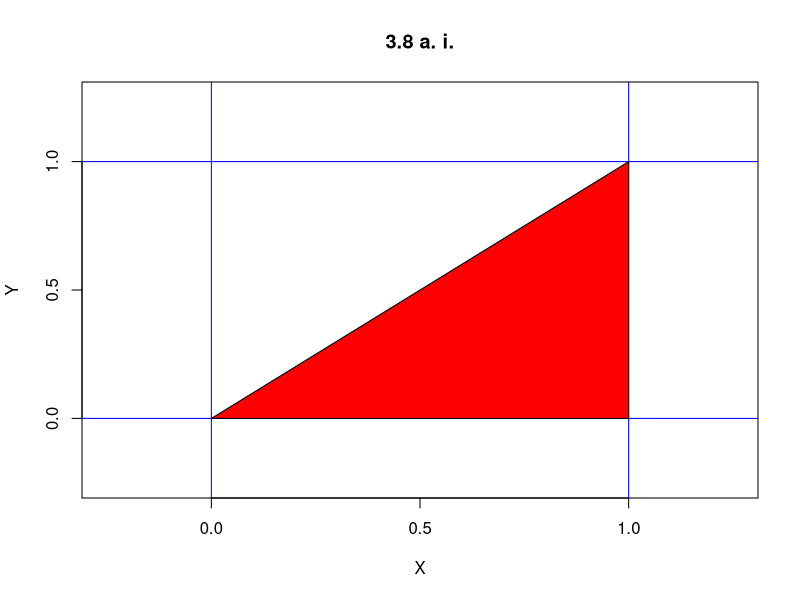
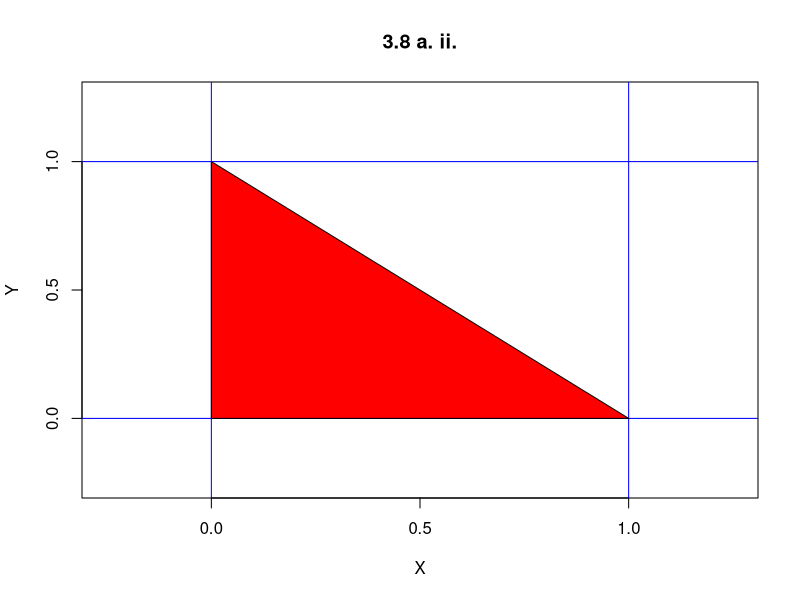
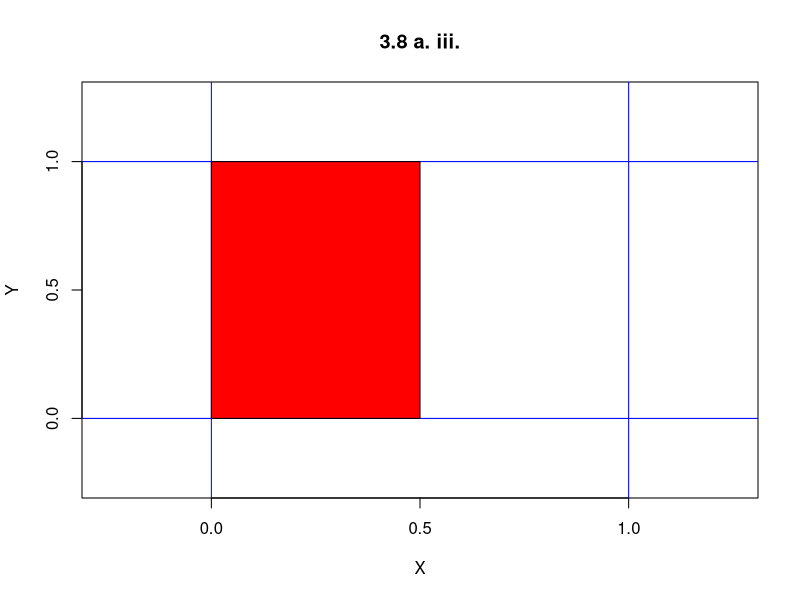
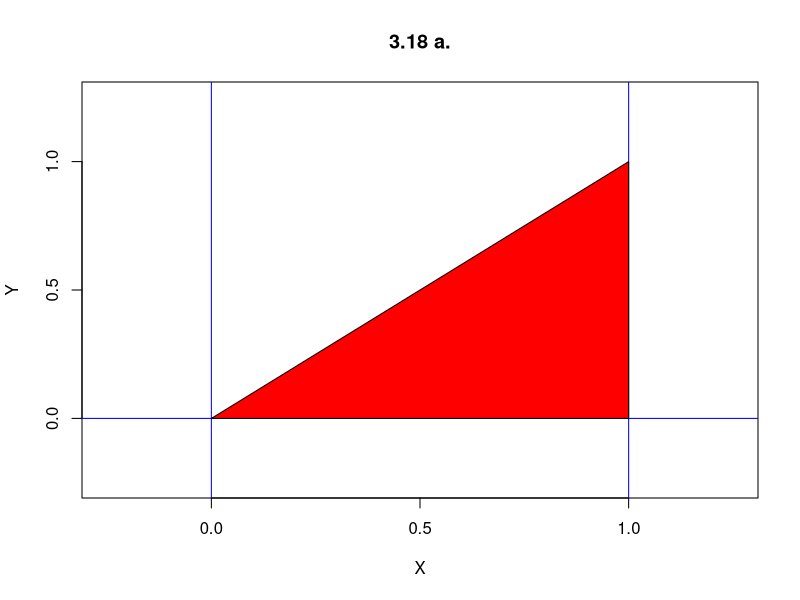

The R source for these figures, in order:
###
# Jimmy Hickey
# 2019-07-1
# ST501
# Plotting practice for homework 6
###


# 3.8 a. i.

plot(1, type="n", xlab="X", ylab="Y", xlim=c(-0.25, 1.25), ylim=c(-0.25, 1.25), main = "3.8 a. i.")
x_1 = abline(v = 1, col = "#0000ff")
y_1 = abline(h = 1, col = "#0000ff")
x_0 = abline(v = 0, col = "#0000ff")
y_0 = abline(h = 0, col = "#0000ff")

polygon(x = c(0 , 1, 1),
        y = c(0, 1, 0),
        col = "#ff0000")


# 3.8 a. ii.

plot(1, type="n", xlab="X", ylab="Y", xlim=c(-0.25, 1.25), ylim=c(-0.25, 1.25), main = "3.8 a. ii.")
x_1 = abline(v = 1, col = "#0000ff")
y_1 = abline(h = 1, col = "#0000ff")
x_0 = abline(v = 0, col = "#0000ff")
y_0 = abline(h = 0, col = "#0000ff")

polygon(x = c(0 , 0, 1),
        y = c(0, 1, 0),
        col = "#ff0000")

# 3.8 a. iii. 

plot(1, type="n", xlab="X", ylab="Y", xlim=c(-0.25, 1.25), ylim=c(-0.25, 1.25), main = "3.8 a. iii.")
x_1 = abline(v = 1, col = "#0000ff")
y_1 = abline(h = 1, col = "#0000ff")
x_0 = abline(v = 0, col = "#0000ff")
y_0 = abline(h = 0, col = "#0000ff")

polygon(x = c(0 , 0, 1/2, 1/2),
        y = c(0, 1, 1, 0),
        col = "#ff0000")


# 3.18 a. i.

plot(1, type="n", xlab="X", ylab="Y", xlim=c(-0.25, 1.25), ylim=c(-0.25, 1.25), main = "3.18 a.")
x_1 = abline(v = 1, col = "#0000ff")
x_0 = abline(v = 0, col = "#0000ff")
y_0 = abline(h = 0, col = "#0000ff")

polygon(x = c(0 , 1, 1),
        y = c(0, 1, 0),
        col = "#ff0000")

